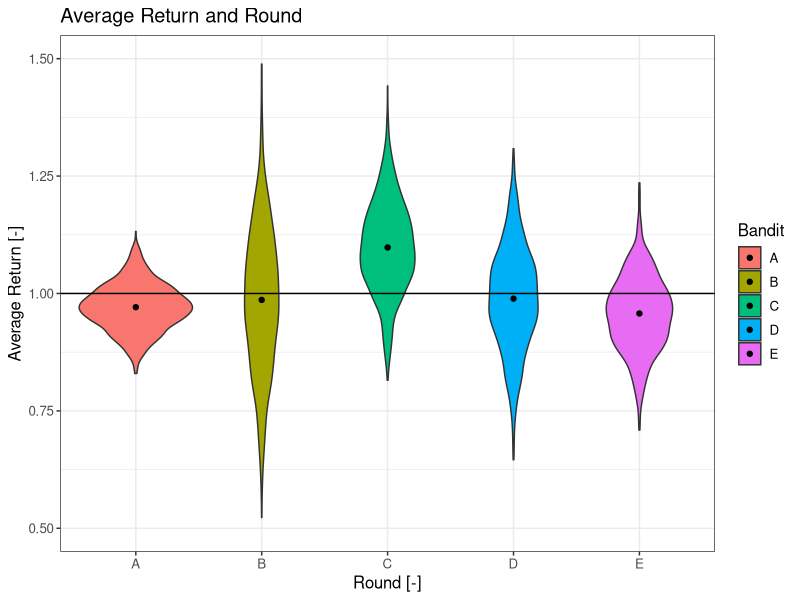
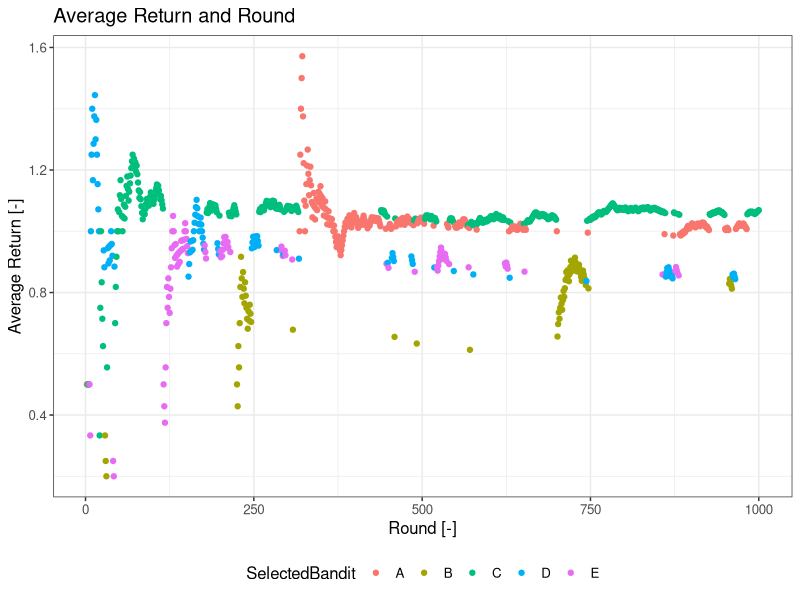
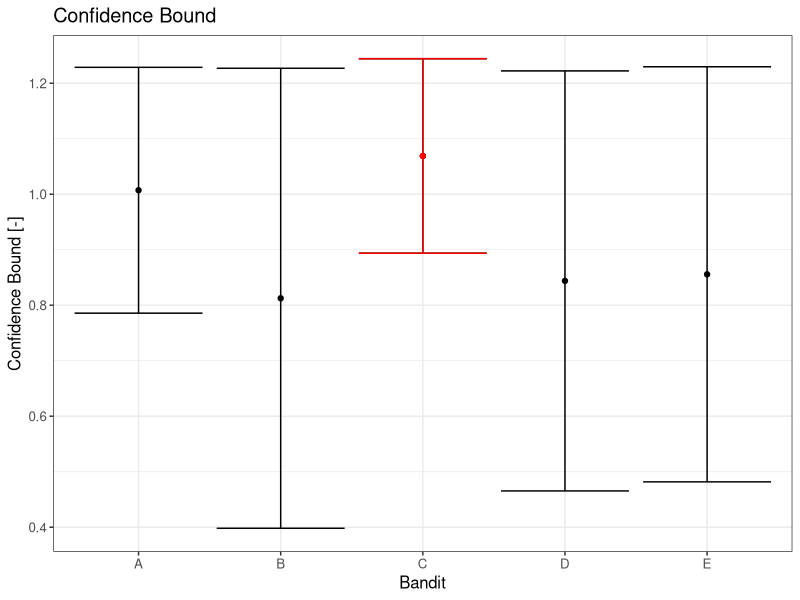

These figures' R source, in order:
## ---- chunk 1
knitr::opts_chunk$set(echo = T, message = F, warning = F)
## ---- chunk 2
suppressPackageStartupMessages(library(tidyverse))
library(knitr)
## ---- chunk 3
set.seed(123)
bandits_design <- data_frame(Bandit = c("A", "B", "C", "D", "E"),
                             Mean = c(.97, .98, 1.1, .99, .96),
                             SD = c(.05, .15, .10, .11, .08))

bandits <- data_frame(A = rnorm(n = 1000, mean = bandits_design$Mean[bandits_design$Bandit == "A"], 
                                sd = bandits_design$SD[bandits_design$Bandit == "A"]),
                      B = rnorm(n = 1000, mean = bandits_design$Mean[bandits_design$Bandit == "B"], 
                                sd = bandits_design$SD[bandits_design$Bandit == "B"]),
                      C = rnorm(n = 1000, mean = bandits_design$Mean[bandits_design$Bandit == "C"], 
                                sd = bandits_design$SD[bandits_design$Bandit == "C"]),
                      D = rnorm(n = 1000, mean = bandits_design$Mean[bandits_design$Bandit == "D"], 
                                sd = bandits_design$SD[bandits_design$Bandit == "D"]),
                      E = rnorm(n = 1000, mean = bandits_design$Mean[bandits_design$Bandit == "E"], 
                                sd = bandits_design$SD[bandits_design$Bandit == "E"])


                                       )
bandits_gather <- bandits %>% 
  gather(key = "Bandit", value = "Return") 
bandits_gather$Return_binary <- ifelse(bandits_gather$Return < 1, 0, 2)


summary(bandits_gather)
bandit_means <- bandits_gather %>% 
  group_by(Bandit) %>% 
  summarise(Mean = mean(Return))
## ---- chunk 4
g <- ggplot(bandits_gather, aes(x=Bandit, y=Return, fill = Bandit))
g <- g + geom_violin()
g <- g + geom_hline(yintercept = 1.00)
g <- g + coord_cartesian(ylim = c(.50, 1.50))
g <- g + geom_point(data=bandit_means, aes(x = Bandit, y = Mean))
g <- g + xlab("Bandit")
g <- g + xlab("Return [-]")
g <- g + ggtitle("Bandit Returns")
g <- g + theme(legend.position="bottom")

g <- g + labs(y = "Average Return [-]", x = "Round [-]", title = "Average Return and Round")
g <- g + theme_bw()
g <- g + theme(text = element_text(size=12))
g
## ---- chunk 5
bandits_design %>% kable()
## ---- chunk 6
bandits_gather %>% 
  group_by(Bandit) %>% 
  summarise(Mean = round(mean(Return), 3)) %>% 
  kable()
## ---- chunk 7
df_round <- data_frame(Bandit = c("A", "B", "C", "D", "E"),
                     N = 1,  # number of times the slot machine was played 
                     R = 1,  # sum of rewards
                     r = 1,  # average reward
                     delta = 1E4,  # confidence interval
                     upper_conf_bound = 1E10)  # r + delta

max_it <- 1000  # maximum iteration

df_iterations <- data_frame(n = 1:max_it,
                            SelectedBandit = NA,
                            UCB = NA,
                            r = NA,
                            delta = NA
                            )
bandit_names <- df_round$Bandit

for (n in 2:max_it) {
  # for very first iteration just start randomly
  if (n == 2) {  
    bandit_chosen_name <- "A"
    bandit_chosen_nr <- which(df_round$Bandit == bandit_chosen_name)
  }
  # increase nr of runs per selected machine
  df_round$N[bandit_chosen_nr] <- df_round$N[bandit_chosen_nr] + 1
  # get mean/sd of selected machine
  current_bandit_mean <- bandits_design$Mean[bandit_chosen_nr]
  current_bandit_sd <- bandits_design$SD[bandit_chosen_nr]
  # calculate current return
  current_return <- rbinom(n = 1, 
                              prob = current_bandit_mean/2, 
                              size = 1) * 2
  
  # calculate sum of returns
  df_round$R[bandit_chosen_nr] <- df_round$R[bandit_chosen_nr] + current_return
  # calculate average returns
  df_round$r[bandit_chosen_nr] <- df_round$R[bandit_chosen_nr] / df_round$N[bandit_chosen_nr]
  # calculate confidence interval
  df_round$delta[bandit_chosen_nr] <- sqrt(2*log(n) / df_round$N[bandit_chosen_nr])
  # calculate upper confidence bound
  df_round$upper_conf_bound[bandit_chosen_nr] <- df_round$r[bandit_chosen_nr] + df_round$delta[bandit_chosen_nr]

  # store selection in df_iteration
  df_iterations$SelectedBandit[n] <- bandit_chosen_name
  df_iterations$UCB[n] <- df_round$upper_conf_bound[bandit_chosen_nr]
  df_iterations$r[n] <- df_round$r[bandit_chosen_nr]
  df_iterations$delta[n] <- df_round$delta[bandit_chosen_nr]
  
  # define bandit for next run
  bandit_chosen_nr <- which.max(df_round$upper_conf_bound)
  bandit_chosen_name <- bandits_design$Bandit[bandit_chosen_nr]
}  
## ---- chunk 8
g <- ggplot(df_iterations %>% dplyr::filter(!is.na(SelectedBandit)), aes(x = n,
                               y = r, 
                               col = SelectedBandit))
g <- g + geom_point()
g <- g + theme_bw()
g <- g + theme(text = element_text(size=12))
g <- g + theme(legend.position="bottom")
g <- g + labs(y = "Average Return [-]", x = "Round [-]", title = "Average Return and Round")
g
## ---- chunk 9
g <- ggplot(df_round, aes(x = Bandit,
                          y = r))
g <- g + geom_point()
g <- g + geom_errorbar(aes(ymin = r - delta,
                           ymax = r + delta))
g <- g + geom_point(data = df_round[which.max(df_round$upper_conf_bound), ], col = "red")
g <- g + geom_errorbar(data = df_round[which.max(df_round$upper_conf_bound), ], col = "red",
                       aes(ymin = r - delta,
                           ymax = r + delta))
g <- g + labs(x = "Bandit", y = "Confidence Bound [-]", title = "Confidence Bound")
g <- g + theme_bw()
g <- g + theme(text = element_text(size=12))
g <- g + theme(legend.position="bottom")
g
